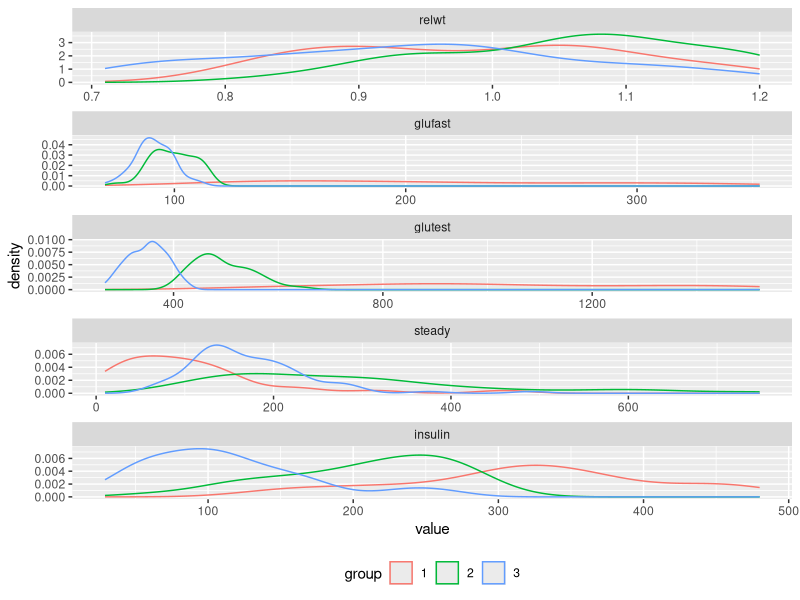
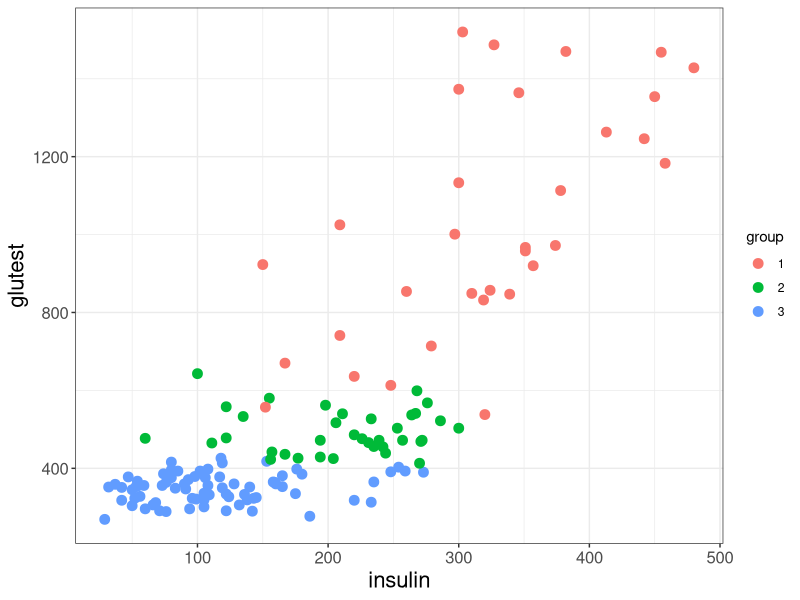
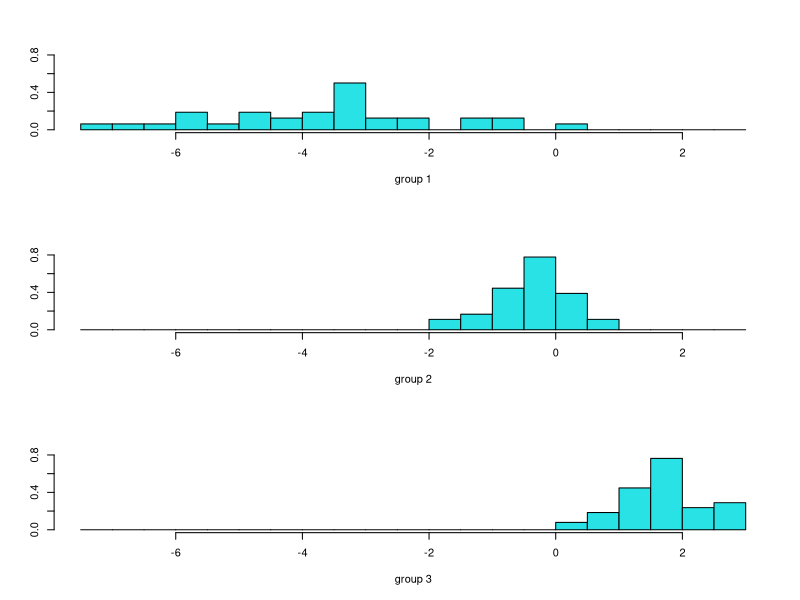

The R script that drew these images, in order:
library(tidyverse)
library(MASS) ## for LDA
## the data
diabetes <- read_csv("diabetes.csv")
diabetes$group <- factor(diabetes$group)
diabetes
## Plots
ggplot(reshape2::melt(diabetes, id.vars = c("id", "group")),
       aes(x = value, col = group)) +
  geom_density() + facet_wrap( ~variable, ncol = 1, scales = "free") +
    theme(legend.position = "bottom")
ggplot(diabetes, mapping = aes(x = insulin, y = glutest)) +
  theme_bw() +
  geom_point(aes(colour = group), size = 3) +
  labs( x = "insulin" , y = "glutest") +
  theme(axis.title = element_text( size = 16),
        axis.text  = element_text(size = 12))
## LDA with two variables
diabetes_lda  <-  lda(group ~ insulin + glutest, data = diabetes)
## how many discriminant functions are possible? (min variables and groups)
diabetes_lda
## missclassification
ghat <- predict(diabetes_lda)$class
table(prediced = ghat, observed = diabetes$group)
mean(ghat != diabetes$group)
## predictions
diabetes.pred <- predict(diabetes_lda)
str(diabetes.pred)

### NOW what about all the variables
lda_all <- lda(group ~ insulin + glutest + glufast + steady + relwt,data = diabetes)
## confusion matrix
diabetes.full.pred <- predict(lda_all)
diabetes.full.pred
ldahist(data = diabetes.full.pred$x[,1], g = diabetes$group)

prop.table(table(predicted = diabetes.full.pred$class, observed = diabetes$group))
## leave one out cross validation
diabetes.full.pred <- predict(lda_all, CV = TRUE)
diabetes.full.pred
